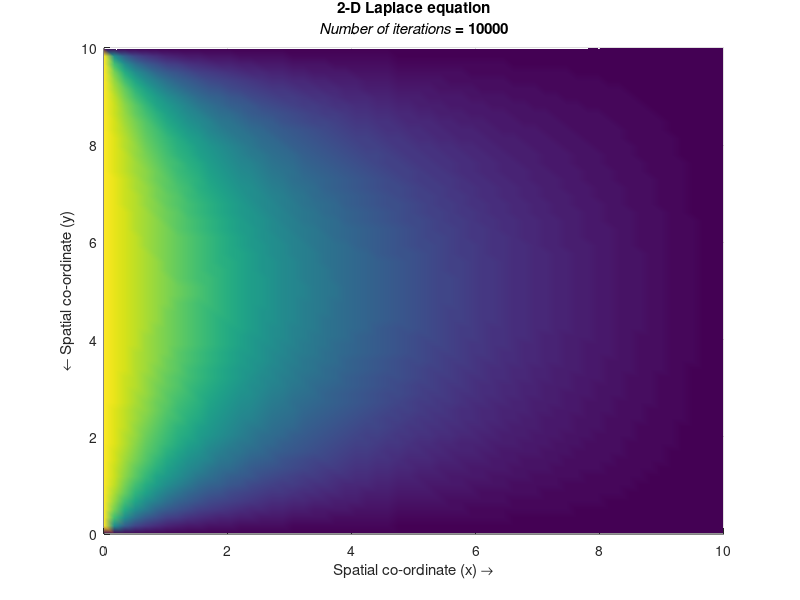

MATLAB code for this plot:
%specifying parameters

lx =10;      %length in x-direction
ly=10;       %length in y-direction
nx=60;       %number of steps in space(x)
ny=60;       %number of steps in space(y)
niter=10000;        %number of iterations
dx=lx/(nx-1);   %width of space step(x)
dy=ly/(ny-1);   %width of space step(y)
x = 0:dx:lx;    %range of x(0,10) specifying the given range
y = 0:dy:ly;     %range of x(0,10) specifying the given range


%%
%intial conditions

p= zeros(ny,nx)     %preallocation p
pn=zeros(ny,nx);    %preallocating pn

%%
%Explicit iterative CD scheme in space (5-point difference). by 5 point
%difference we meant we are taking four variable into consideration to
%calculate variable.

i = 2:nx-1;   %we start from 2 because of the boundary conditions
j = 2:ny-1;

for it = 1:niter
    pn = p;
    p(i,j) = ((dy^2*(pn(i+1,j)+pn(i-1,j)))+ (dx^2*(pn(i,j+1)+pn(i,j-1))))/(2*(dx^2+dy^2));
    
   
% Boundary conditions (Dirichlet conditions)

    p(:,1) = 10;
    p(:,nx) =0;
    p(1,:)  =0;
    p(ny,:) =0;
    
end
 
%Plotting the solution

surf(x,y,p,'Edgecolor','none');
shading interp
title({'2-D Laplace equation';
        ['{\itNumber of iterations} = ',num2str(it)]})
    
xlabel('Spatial co-ordinate (x) \rightarrow')
ylabel('{\leftarrow} Spatial co-ordinate (y)')
zlabel('Solution profile (p) \rightarrow')

view(0,90);




 
 
 
    
    
    
    